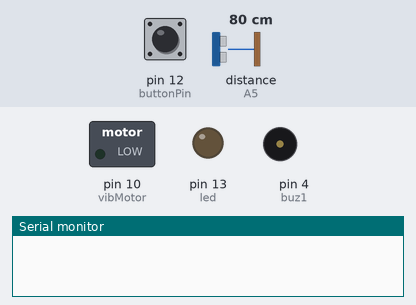
The sketch below on a simulated Arduino Uno, built with avr-gcc and run on an emulated ATmega328P. Parts: switched loads named in the sketch (green lamp = pin HIGH), output pins drawn as LEDs (lit = HIGH), buzzer (waves = sounding, pin HIGH), the last lines printed to the serial monitor. Dashed ring = blinking. The test bench sets the inputs (shaded band); at power-on: pin 12 (buttonPin) HIGH, distance to the obstacle (sensor on A5) 80 cm. The echo pulse lasts 58.3 µs per cm; pins used as bus, display or sensor lines are not drawn.

Above: at 1.2 s.
1.3 s: pin 12 (buttonPin) pulled LOW for 1 s
At 2.07 s:
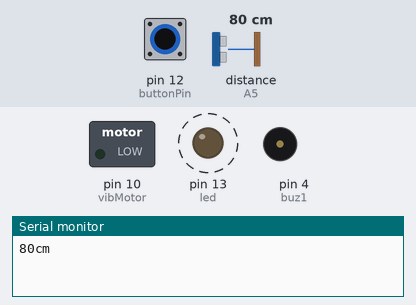
4.3 s: pin 12 (buttonPin) pulled LOW for 3.2 s
At 8.4 s:
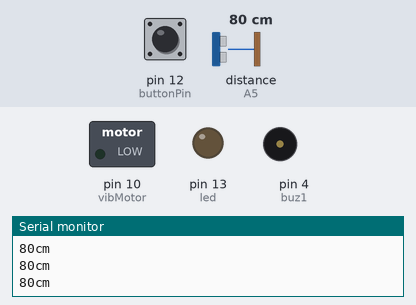
Timing chart, 0 to 9.9 s (numbered marks = the images above; inputs shaded):
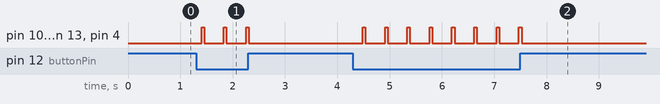

The sketch:

Third_eye.ino
```cpp
const int TrigPin = A4;  // Trigger connected to PIN
const int EchoPin = A5;  // Echo connected to PIN
int led = 13;            // LED pin connected to PIN 13
int buz1 = 4;            // Buzzer to PIN 4
int vibMotor = 10;       // Vibrator motor pin connected to PIN 10
int buttonPin = 12;       // Push button connected to PIN 2
int buttonState = 0;     // Variable to store the button state
int lastButtonState = 0; // Variable to store the previous button state
unsigned long lastDebounceTime = 0;  // Last time the button was pressed
unsigned long debounceDelay = 50;    // Debounce time; increase if the button is too sensitive

void setup() {
  Serial.begin(9600);
  pinMode(led, OUTPUT);
  pinMode(buz1, OUTPUT);
  pinMode(vibMotor, OUTPUT);
  pinMode(TrigPin, OUTPUT);
  pinMode(EchoPin, INPUT);
  pinMode(buttonPin, INPUT_PULLUP);  // Internal pull-up resistor for the button
}

void loop() {
  int reading = digitalRead(buttonPin);

  // Check if the button state has changed
  if (reading != lastButtonState) {
    lastDebounceTime = millis();  // Reset the debounce timer
  }

  // Check if the button state has been stable for a certain time
  if ((millis() - lastDebounceTime) > debounceDelay) {
    // If the button is pressed once
    if (reading == LOW && buttonState == LOW) {
      buttonState = HIGH;

      long duration, cm;
      digitalWrite(TrigPin, LOW);
      delayMicroseconds(2);
      digitalWrite(TrigPin, HIGH);
      delayMicroseconds(5);
      digitalWrite(TrigPin, LOW);
      duration = pulseIn(EchoPin, HIGH);  // Read Echo pin and return soundwave duration
      cm = microsecondsToCentimeters(duration);  // Microseconds are converted to Centimeters

      if (cm <= 100 && cm > 0) {
        int d = map(cm, 1, 300, 10, 1000);
        digitalWrite(led, HIGH);
        digitalWrite(buz1, HIGH);
        digitalWrite(vibMotor, HIGH);
        delay(50);
        digitalWrite(led, LOW);
        digitalWrite(buz1, LOW);
        digitalWrite(vibMotor, LOW);
        delay(d);
      }
      Serial.print(cm);  // Measured distance displayed in serial monitor
      Serial.print("cm");
      Serial.println();
    }
    // If the button is pressed twice
    else if (reading == LOW && buttonState == HIGH) {
      buttonState = LOW;
      // Perform actions for turning off the system if needed
    }
  }

  lastButtonState = reading;  // Save the current button state
  delay(50);
}

long microsecondsToCentimeters(long microseconds) {
  return microseconds / 29 / 2;
}
```

Measured:
- after the input at 1.3 s, pin 10 (vibMotor), pin 13 (led), pin 4 (buz1): alternates HIGH for 0.05 s and LOW for 0.38 s, 6 changes in all, then stays LOW, starting after 0.11 s
- after the input at 4.3 s, pin 10 (vibMotor), pin 13 (led), pin 4 (buz1): alternates HIGH for 0.05 s and LOW for 0.38 s, 16 changes in all, then stays LOW, starting after 0.19 s
